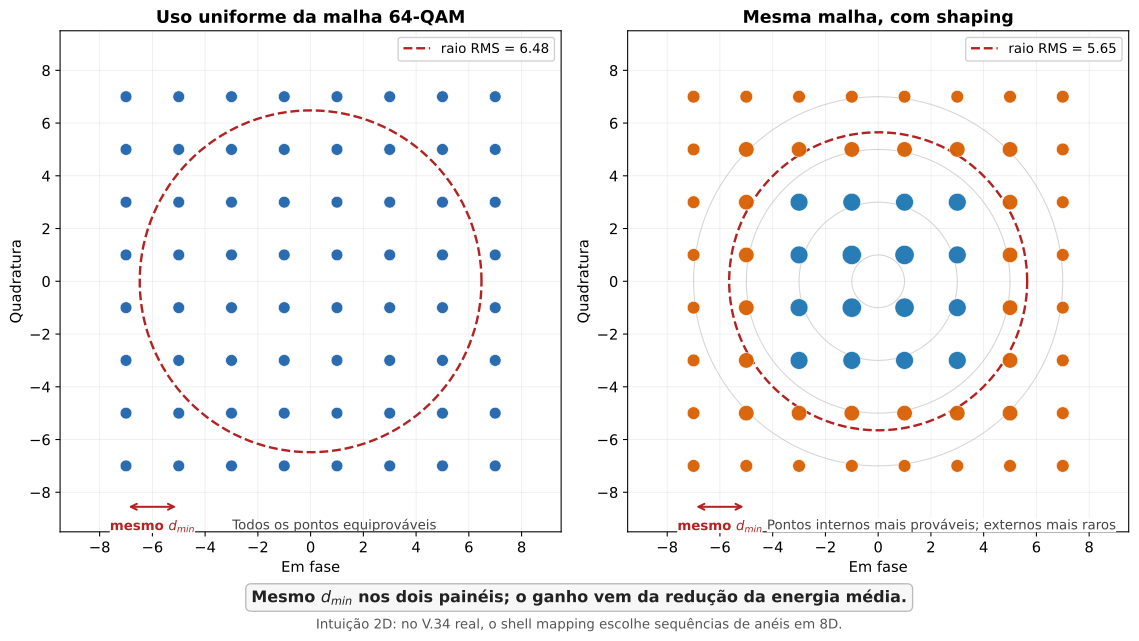

The script that saved this image:
#!/usr/bin/env python3
"""Illustrative shaping-gain figure for the lecture slides.

The key point is geometric honesty:
- both panels use the exact same 64-QAM lattice;
- therefore the minimum distance d_min is unchanged;
- only the probability of using inner vs outer points changes.

This is a 2D intuition aid. In V.34, shell mapping is performed jointly
across four 2D symbols (8D), not as an isolated 2D symbol-by-symbol rule.
"""

from pathlib import Path

import matplotlib.pyplot as plt
import numpy as np


OUT_DIR = Path(__file__).parent
SVG_PATH = OUT_DIR / "shaping_gain_illustration.svg"
PNG_PATH = OUT_DIR / "shaping_gain_illustration.png"

CLR_UNIFORM = "#2b6cb0"
CLR_INNER = "#1f77b4"
CLR_OUTER = "#d95f02"
CLR_ACCENT = "#b22222"
CLR_GUIDE = "#888888"


def qam64_points():
    coords = np.arange(-7, 8, 2)
    xx, yy = np.meshgrid(coords, coords)
    pts = np.column_stack((xx.ravel(), yy.ravel()))
    return pts


def shell_index(points):
    return np.maximum(np.abs(points[:, 0]), np.abs(points[:, 1]))


def shell_probabilities(shells):
    # Qualitative weighting only: inner points more likely, outer points rarer.
    # The exact V.34 shell mapping operates in 8D and does not correspond to a
    # fixed 2D per-point probability table.
    weight_by_shell = {
        1: 1.00,
        3: 0.82,
        5: 0.56,
        7: 0.30,
    }
    weights = np.array([weight_by_shell[s] for s in shells], dtype=float)
    return weights / weights.sum()


def rms_radius(points, probs=None):
    r2 = points[:, 0] ** 2 + points[:, 1] ** 2
    if probs is None:
        return np.sqrt(r2.mean())
    return np.sqrt(np.sum(probs * r2))


def draw_axes(ax):
    ax.set_xlim(-9.5, 9.5)
    ax.set_ylim(-9.5, 9.5)
    ax.set_aspect("equal")
    ax.grid(True, alpha=0.22, linewidth=0.6)
    ax.set_xlabel("Em fase")
    ax.set_ylabel("Quadratura")
    ax.set_xticks(np.arange(-8, 9, 2))
    ax.set_yticks(np.arange(-8, 9, 2))


def annotate_dmin(ax):
    ax.annotate(
        "",
        xy=(-7, -8.55),
        xytext=(-5, -8.55),
        arrowprops=dict(arrowstyle="<->", color=CLR_ACCENT, lw=1.5),
    )
    ax.text(-6, -9.05, r"mesmo $d_{min}$", ha="center", va="top",
            fontsize=10, color=CLR_ACCENT, fontweight="bold",
            bbox=dict(facecolor="white", edgecolor="none", pad=0.1))


def main():
    plt.rcParams.update({
        "font.size": 11,
        "axes.titlesize": 13,
        "axes.titleweight": "bold",
        "axes.labelsize": 11,
    })

    points = qam64_points()
    shells = shell_index(points)
    probs = shell_probabilities(shells)

    rms_uniform = rms_radius(points)
    rms_shaped = rms_radius(points, probs)

    fig, (ax1, ax2) = plt.subplots(1, 2, figsize=(12.2, 6.7))

    for ax in (ax1, ax2):
        draw_axes(ax)
        annotate_dmin(ax)

    ax1.set_title("Uso uniforme da malha 64-QAM")
    ax1.scatter(
        points[:, 0],
        points[:, 1],
        s=78,
        color=CLR_UNIFORM,
        edgecolors="white",
        linewidths=0.45,
        zorder=3,
    )

    theta = np.linspace(0, 2 * np.pi, 400)
    ax1.plot(
        rms_uniform * np.cos(theta),
        rms_uniform * np.sin(theta),
        "--",
        color=CLR_ACCENT,
        linewidth=1.8,
        label=f"raio RMS = {rms_uniform:.2f}",
        zorder=2,
    )
    ax1.legend(loc="upper right", fontsize=10, framealpha=0.95)
    ax1.text(
        0.9,
        -9.00,
        "Todos os pontos equiprováveis",
        ha="center",
        va="top",
        fontsize=10,
        color="#444444",
    )

    ax2.set_title("Mesma malha, com shaping")
    sizes = 40 + 170 * (probs / probs.max())
    colors = np.where(shells <= 3, CLR_INNER, CLR_OUTER)
    ax2.scatter(
        points[:, 0],
        points[:, 1],
        s=sizes,
        c=colors,
        alpha=0.95,
        edgecolors="white",
        linewidths=0.45,
        zorder=3,
    )

    for radius in [1, 3, 5, 7]:
        ax2.plot(
            radius * np.cos(theta),
            radius * np.sin(theta),
            color=CLR_GUIDE,
            linewidth=0.8,
            alpha=0.35,
            zorder=1,
        )

    ax2.plot(
        rms_shaped * np.cos(theta),
        rms_shaped * np.sin(theta),
        "--",
        color=CLR_ACCENT,
        linewidth=1.8,
        label=f"raio RMS = {rms_shaped:.2f}",
        zorder=2,
    )
    ax2.legend(loc="upper right", fontsize=10, framealpha=0.95)
    ax2.text(
        2.4,
        -9.00,
        "Pontos internos mais prováveis; externos mais raros",
        ha="center",
        va="top",
        fontsize=10,
        color="#444444",
        bbox=dict(facecolor="white", edgecolor="none", pad=0.1),
    )

    fig.text(
        0.5,
        0.06,
        r"Mesmo $d_{min}$ nos dois painéis; o ganho vem da redução da energia média.",
        ha="center",
        va="center",
        fontsize=12,
        fontweight="bold",
        color="#222222",
        bbox=dict(boxstyle="round,pad=0.35", facecolor="#f7f7f7",
                  edgecolor="#bbbbbb", linewidth=1.0),
    )
    fig.text(
        0.5,
        0.018,
        "Intuição 2D: no V.34 real, o shell mapping escolhe sequências de anéis em 8D.",
        ha="center",
        va="center",
        fontsize=10,
        color="#555555",
    )

    fig.tight_layout(rect=[0, 0.10, 1, 1])
    fig.savefig(SVG_PATH, bbox_inches="tight", facecolor="white")
    fig.savefig(PNG_PATH, dpi=220, bbox_inches="tight", facecolor="white")
    plt.close(fig)


if __name__ == "__main__":
    main()
